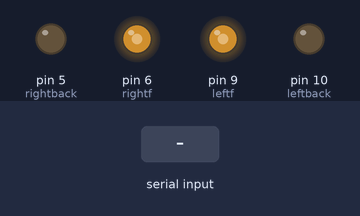
Bench run of a sketch on a simulated Arduino Uno, built with avr-gcc and run on an emulated ATmega328P. On the bench: output pins drawn as LEDs (lit = HIGH). Inputs (shaded band) come from the test bench.

Above: at 1.2 s.
1.3 s: "90,45\n" received over Serial
At 2.48 s:
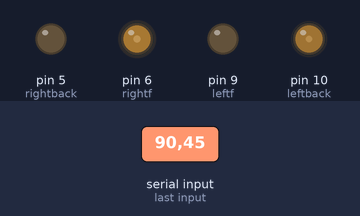
Timing chart, 0 to 4.3 s (numbered marks = the images above; inputs shaded):
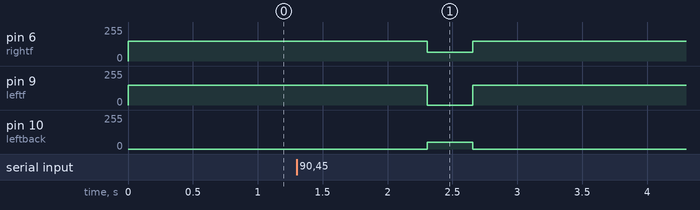

The sketch:

__.ino
```cpp
const int rightf = 6;
const int rightback = 5;
const int leftf = 9;
const int leftback = 10;
int x = 0;
int p = 0;
char rec[10];
unsigned long currenttime;
unsigned long previoustime;
void setup() {
  Serial.begin(9600);
  pinMode(rightf, OUTPUT);
  pinMode(rightback, OUTPUT);
  pinMode(leftf, OUTPUT);
  pinMode(leftback, OUTPUT);
}
void loop() {
  currenttime = millis();

  if (Serial.available()) {
    Serial.readBytes(rec, 10);
    Serial.setTimeout(50);
    x = atoi(rec);
    previoustime = millis();
  }
  else p = x;

  if (currenttime - previoustime >= 350) {
    if (x == p) {
      x = 0;
    }
  }

  if (x > 0) {
    left(x);
  }
  else if (x < 0) {
    int y = -x;
    right(y);
  }
  else forward();


}
void forward() {
  analogWrite(rightf, 150);
  analogWrite(rightback, 0);
  analogWrite(leftf, 150);
  analogWrite(leftback, 0);
}
void back() {
  analogWrite(rightf, 0);
  analogWrite(rightback, 100);
  analogWrite(leftf, 0);
  analogWrite(leftback, 100);
}
void right(int a) {
  analogWrite(rightf, 0);
  analogWrite(rightback, a  ); //0.3
  analogWrite(leftf,15 + a ); //a
  analogWrite(leftback, 0);
}
void left(int a) {
  analogWrite(rightf, 65); //a
  analogWrite(rightback, 0);
  analogWrite(leftf, 0);
  analogWrite(leftback, 50); //0.3
}
```

Measured:
- after the input at 1.3 s, pin 6 (rightf): 150/255 → 65/255 after 1.0 s, → 150/255 0.35 s later; pin 9 (leftf): 150/255 → 0/255 after 1.0 s, → 150/255 0.35 s later; pin 10 (leftback): 0/255 → 50/255 after 1.0 s, → 0/255 0.35 s later
